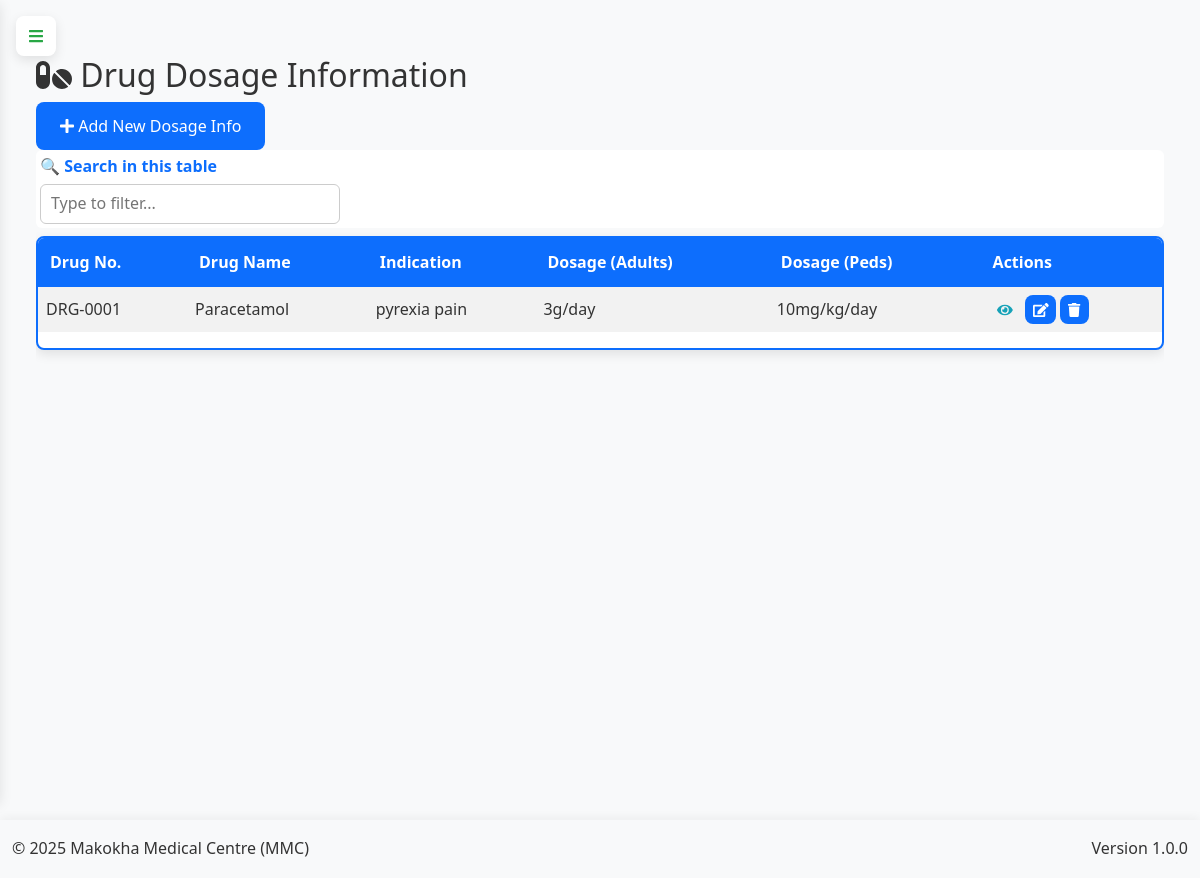
Before: /admin/dosage (signed in) with the older database file.
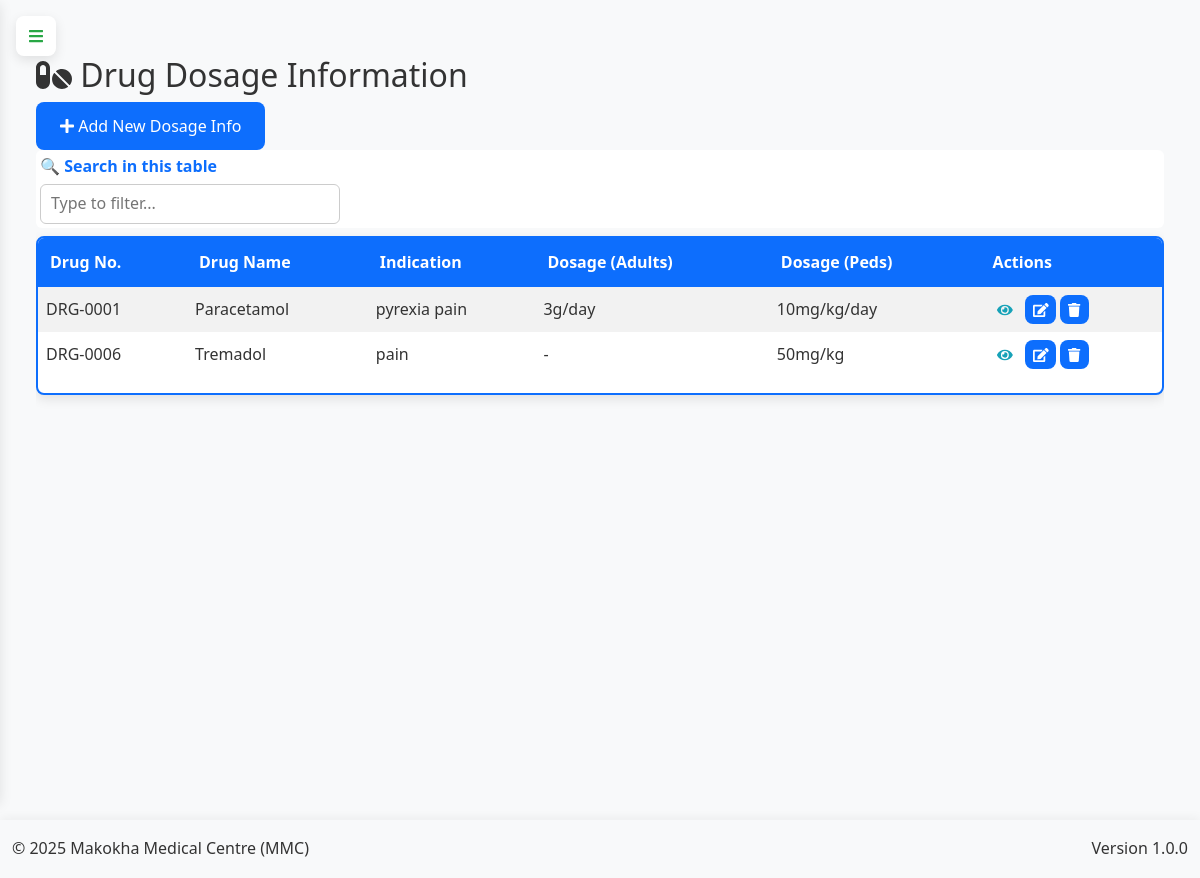
After: the same page with the newer database file.
### app.py (models this page shows, shortened)
class DrugDosage(db.Model):
    id = db.Column(db.Integer, primary_key=True)
    drug_id = db.Column(db.Integer, db.ForeignKey('drug.id'), nullable=False)
    indication = db.Column(db.Text)
    contraindication = db.Column(db.Text)
    interaction = db.Column(db.Text)
    side_effects = db.Column(db.Text)
    dosage_peds = db.Column(db.Text)
    dosage_adults = db.Column(db.Text)
    dosage_geriatrics = db.Column(db.Text)
    important_notes = db.Column(db.Text)
    created_at = db.Column(db.DateTime, default=lambda: datetime.now(timezone.utc))
    updated_at = db.Column(db.DateTime, default=lambda: datetime.now(timezone.utc), onupdate=lambda: datetime.now(timezone.utc))
    drug = db.relationship('Drug', backref='dosage')

class Drug(db.Model):
    id = db.Column(db.Integer, primary_key=True)
    drug_number = db.Column(db.String(50), unique=True, nullable=False)
    name = db.Column(db.String(100), nullable=False)
    specification = db.Column(db.String(200))
    buying_price = db.Column(db.Float, nullable=False)
    selling_price = db.Column(db.Float, nullable=False)
    stocked_quantity = db.Column(db.Integer, nullable=False)
    sold_quantity = db.Column(db.Integer, default=0)
    expiry_date = db.Column(db.Date, nullable=False)
    created_at = db.Column(db.DateTime, default=lambda: datetime.now(timezone.utc))
    updated_at = db.Column(db.DateTime, default=lambda: datetime.now(timezone.utc), onupdate=lambda: datetime.now(timezone.utc))
    @hybrid_property
    def remaining_quantity(self):
        return self.stocked_quantity - self.sold_quantity
    @hybrid_property
    def stock_status(self):
        if self.remaining_quantity == 0:
            return 'out-of-stock'
        elif self.remaining_quantity < 10:
            return 'low-stock'
        elif (self.expiry_date - date.today()).days < 30:
            return 'expiring-soon'
        return 'in-stock'

### app.py (the view, shortened to what this page needs)
@app.route('/admin/dosage', methods=['GET', 'POST'])
@login_required
def manage_dosage():
    if current_user.role != 'admin':
        flash('Unauthorized access', 'danger')
        return redirect(url_for('home'))
    dosages = DrugDosage.query.join(Drug).all()
    drugs = Drug.query.all()
    return render_template('admin/dosage.html', dosages=dosages, drugs=drugs)

### app.py (called while the page is built, shortened)
@app.before_request
def initialize_data():
    global _first_request
    if not _first_request:
        return

@app.context_processor
def inject_current_date():
    return {'current_date': date.today().strftime('%Y-%m-%d')}

@app.context_processor
def inject_csrf_token():
    return dict(csrf_token=generate_csrf)

@app.context_processor
def utility_processor():
    def decrypt_data(encrypted_data):
        if not encrypted_data:
            return ""
        try:
            return Config.decrypt_data_static(encrypted_data)
        except:
            return "[Decryption Error]"
    return dict(decrypt_data=decrypt_data)

    @login_manager.user_loader
    def load_user(user_id):
        return db.session.get(User, int(user_id))

### templates/admin/dosage.html (shortened to what this page needs)
{% extends "base.html" %}
{% block content %}
<div class="content">
    <div class="page-header">
        <h2><i class="fas fa-pills"></i> Drug Dosage Information</h2>
        <div class="page-actions">
            <button class="btn btn-primary" data-toggle="modal" data-target="#addDosageModal">
                <i class="fas fa-plus"></i> Add New Dosage Info
            </button>
        </div>
    </div>
    <div class="table-responsive">
        <table class="data-table" id="dosageTable">
            <thead>
                <tr>
                    <th>Drug No.</th>
                    <th>Drug Name</th>
                    <th>Indication</th>
                    <th>Dosage (Adults)</th>
                    <th>Dosage (Peds)</th>
                    <th>Actions</th>
                </tr>
            </thead>
            <tbody>
                {% for dosage in dosages %}
                <tr>
                    <td>{{ dosage.drug.drug_number }}</td>
                    <td>{{ dosage.drug.name }}</td>
                    <td>{{ dosage.indication|truncate(50) if dosage.indication else '-' }}</td>
                    <td>{{ dosage.dosage_adults|truncate(50) if dosage.dosage_adults else '-' }}</td>
                    <td>{{ dosage.dosage_peds|truncate(50) if dosage.dosage_peds else '-' }}</td>
                    <td>
                        <button class="btn btn-sm btn-view" data-id="{{ dosage.id }}" data-toggle="modal" data-target="#viewDosageModal">
                            <i class="fas fa-eye"></i>
                        </button>
                        <button class="btn btn-sm btn-edit" data-id="{{ dosage.id }}" data-toggle="modal" data-target="#editDosageModal">
                            <i class="fas fa-edit"></i>
                        </button>
                        <button class="btn btn-sm btn-delete" data-id="{{ dosage.id }}" data-toggle="modal" data-target="#deleteDosageModal">
                            <i class="fas fa-trash"></i>
                        </button>
                    </td>
                </tr>
                {% endfor %}
            </tbody>
        </table>
    </div>
</div>
{% endblock %}

Changed rows visible on the page:
added DrugDosage: drug.drug_number "DRG-0006", drug.name "Tremadol", indication "pain", dosage_adults "-", dosage_peds "50mg/kg"
